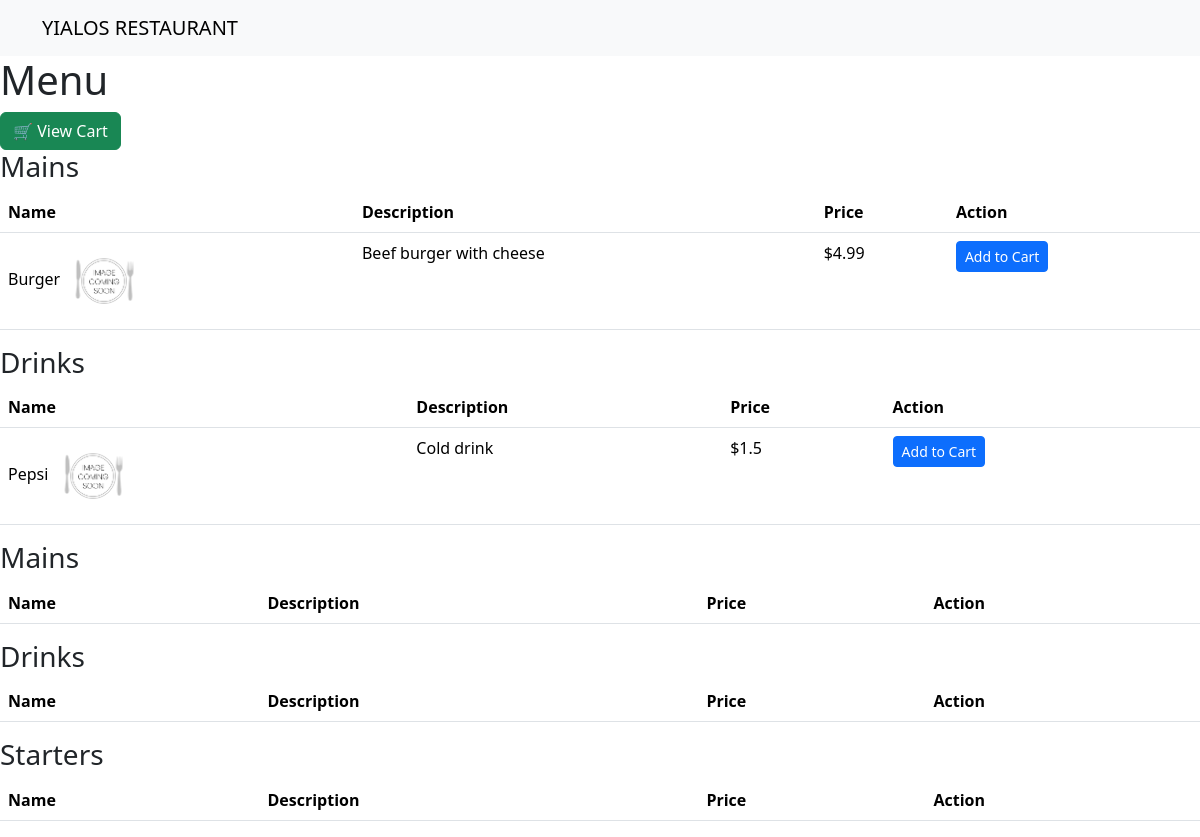
Page /menu/5 on the earlier database version.
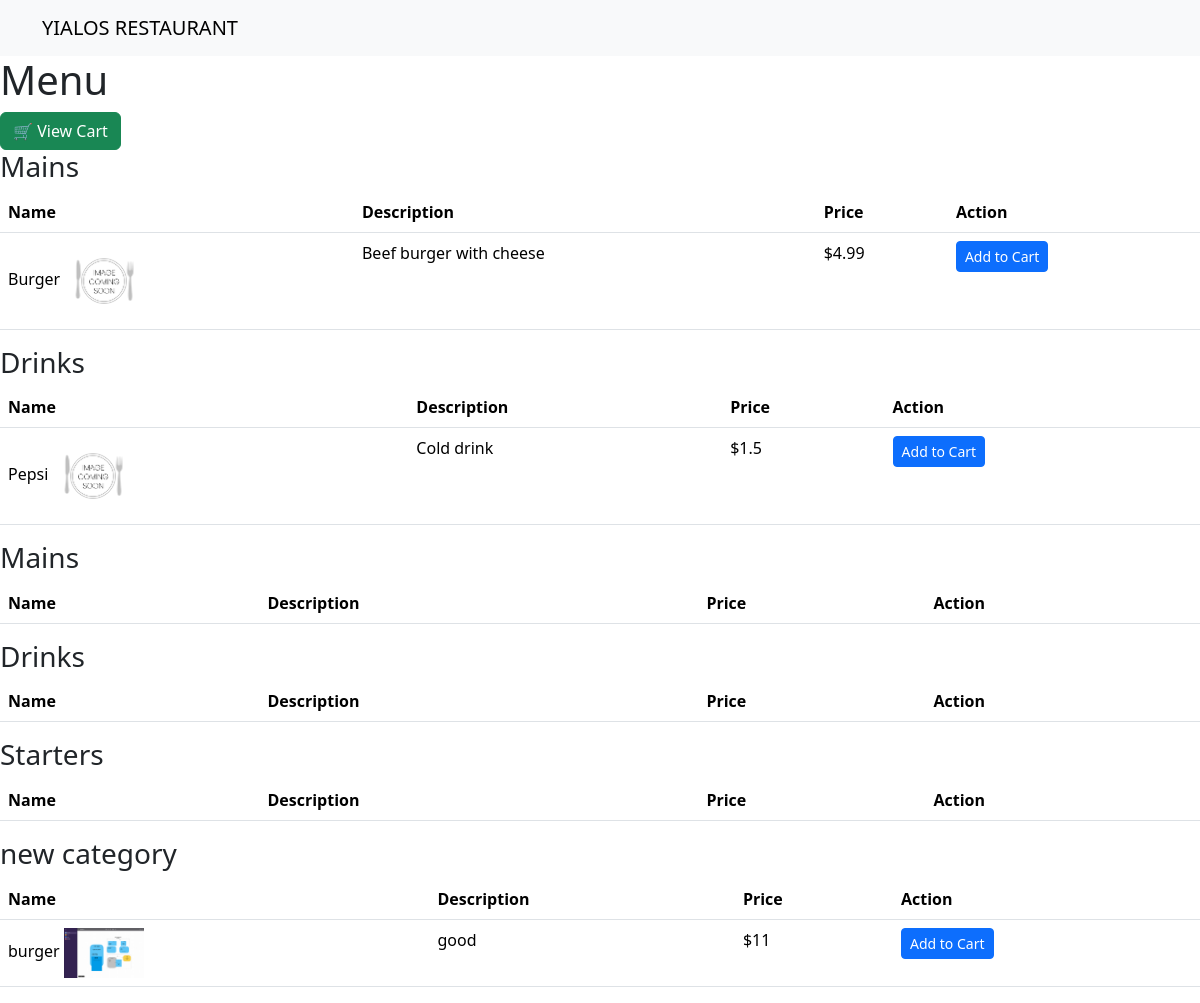
Same page on the later database version.
### tables this page shows
CREATE TABLE category(id integer primary key autoincrement, name varchar not null);

CREATE TABLE menu_item(
    id INTEGER PRIMARY KEY AUTOINCREMENT,
    name VARCHAR NOT NULL,
    description TEXT,
    price DECIMAL,
    is_available BOOLEAN,
    category_id INTEGER, image_path VARCHAR,
    FOREIGN KEY (category_id) REFERENCES category(id)
);

### app.py (the view)
@app.route('/menu/<int:table_id>')
def menu(table_id):
        items = get_menu_item()
        categories = get_category()
        session['table_id'] = table_id
        return render_template('menu.html', items=items,categories=categories, error="No menu items found" if not items else None)

### database.py (called while the page is built)
def get_category():
    conn = get_connection()
    cursor = conn.cursor()
    cursor.execute('select * from category')
    categories = cursor.fetchall()
    conn.close()
    return categories

def get_connection():
    conn = sqlite3.connect('db.sqlite3')
    conn.row_factory = sqlite3.Row
    return conn

def get_menu_item():
    conn = get_connection()
    cursor = conn.cursor()
    cursor.execute('select * from menu_item')
    items = cursor.fetchall()
    conn.close()
    return items

### templates/menu.html (shortened to what this page needs)
{%extends "layout.html"%}
{% block content %}
<h1>Menu</h1>
<a href="/cart" class="btn btn-success">🛒 View Cart</a>
{% for cat in categories %}
<h3>{{ cat['name'] }}</h3>
<table class="table">
    <thead>
        <tr>
            <th>Name</th>
            <th>Description</th>
            <th>Price</th>
            <th>Action</th>
        </tr>
    </thead>
    <tbody>
        {% for item in items %}
        {%if item['category_id'] == cat['id']%}
        <tr>
            <td>{{ item.name }}
                <img src="{{ item['image_path'] }}" style="width:80px;">
            </td>
            <td>{{ item.description }}</td>
            <td>${{ item.price }}</td>
           <td>
                    <form method="POST" action="/cart/add">
            <button type="submit" class="btn btn-primary btn-sm">Add to Cart</button>
        </form>
            </td>
        </tr>
        {%endif%}
    </tbody>
    {% endfor %}
</table>
{% endfor %}
{% endblock %}

### templates/layout.html (shortened to what this page needs)
<!DOCTYPE html>
<html lang="en">
<head>
    <link href="https://cdn.jsdelivr.net/npm/bootstrap@5.3.2/dist/css/bootstrap.min.css" rel="stylesheet">
    <link rel="stylesheet" href="https://cdn.jsdelivr.net/npm/flatpickr/dist/flatpickr.min.css">
</head>
<body>
    <nav class="navbar navbar-expand-lg navbar-light bg-light">
        <div class="container">
            <a class="navbar-brand" href="/">YIALOS RESTAURANT</a>
        </div>
    </nav>
    {% block content %}
    {% endblock %}
</body>
</html>

Differences in the rows shown:
added category: name "new category"
added menu_item: name "burger", image_path (picture), description "good", price "11", shown under "new category"
